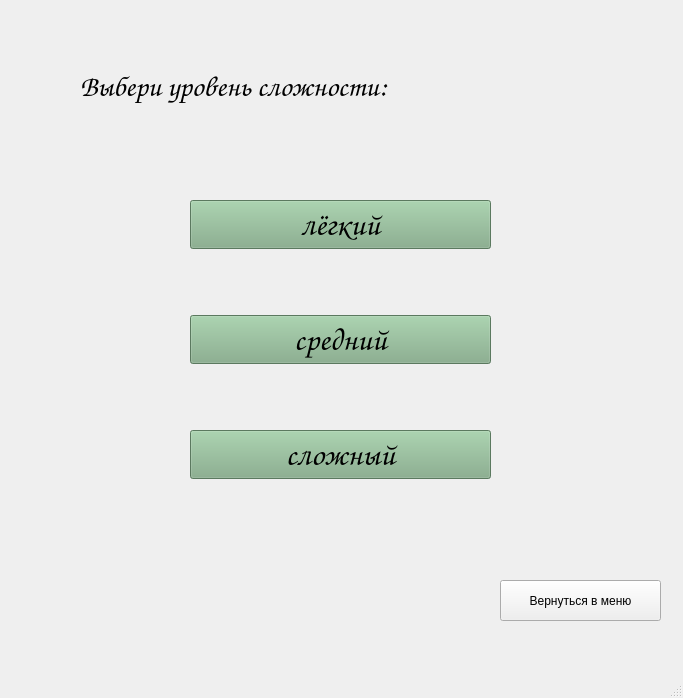
<?xml version="1.0" encoding="UTF-8"?>
<ui version="4.0">
 <class>MainWindow</class>
 <widget class="QMainWindow" name="MainWindow">
  <property name="geometry">
   <rect>
    <x>0</x>
    <y>0</y>
    <width>683</width>
    <height>698</height>
   </rect>
  </property>
  <property name="windowTitle">
   <string>ClickME</string>
  </property>
  <widget class="QWidget" name="centralwidget">
   <widget class="QLabel" name="label">
    <property name="geometry">
     <rect>
      <x>0</x>
      <y>0</y>
      <width>691</width>
      <height>651</height>
     </rect>
    </property>
    <property name="text">
     <string/>
    </property>
    <property name="pixmap">
     <pixmap>2.jpg</pixmap>
    </property>
   </widget>
   <widget class="QWidget" name="verticalLayoutWidget">
    <property name="geometry">
     <rect>
      <x>190</x>
      <y>140</y>
      <width>301</width>
      <height>401</height>
     </rect>
    </property>
    <layout class="QVBoxLayout" name="verticalLayout">
     <item>
      <widget class="QPushButton" name="EasyButton">
       <property name="font">
        <font>
         <family>Comic Sans MS</family>
         <pointsize>24</pointsize>
         <weight>50</weight>
         <italic>false</italic>
         <bold>false</bold>
        </font>
       </property>
       <property name="styleSheet">
        <string notr="true">background-color:rgb(127, 170, 133)

</string>
       </property>
       <property name="text">
        <string>лёгкий</string>
       </property>
      </widget>
     </item>
     <item>
      <widget class="QPushButton" name="NormalButton">
       <property name="font">
        <font>
         <family>Comic Sans MS</family>
         <pointsize>24</pointsize>
         <weight>50</weight>
         <italic>false</italic>
         <bold>false</bold>
        </font>
       </property>
       <property name="styleSheet">
        <string notr="true">background-color:rgb(127, 170, 133)

</string>
       </property>
       <property name="text">
        <string>средний</string>
       </property>
      </widget>
     </item>
     <item>
      <widget class="QPushButton" name="HardButton">
       <property name="font">
        <font>
         <family>Comic Sans MS</family>
         <pointsize>24</pointsize>
         <weight>50</weight>
         <italic>false</italic>
         <bold>false</bold>
        </font>
       </property>
       <property name="styleSheet">
        <string notr="true">background-color:rgb(127, 170, 133)

</string>
       </property>
       <property name="text">
        <string>сложный</string>
       </property>
      </widget>
     </item>
    </layout>
   </widget>
   <widget class="QLabel" name="label_3">
    <property name="geometry">
     <rect>
      <x>80</x>
      <y>66</y>
      <width>501</width>
      <height>41</height>
     </rect>
    </property>
    <property name="font">
     <font>
      <family>Comic Sans MS</family>
      <pointsize>22</pointsize>
     </font>
    </property>
    <property name="text">
     <string>Выбери уровень сложности: </string>
    </property>
   </widget>
   <widget class="QPushButton" name="returnToMenu">
    <property name="geometry">
     <rect>
      <x>500</x>
      <y>580</y>
      <width>161</width>
      <height>41</height>
     </rect>
    </property>
    <property name="font">
     <font>
      <pointsize>9</pointsize>
     </font>
    </property>
    <property name="text">
     <string>Вернуться в меню</string>
    </property>
   </widget>
  </widget>
  <widget class="QMenuBar" name="menubar">
   <property name="geometry">
    <rect>
     <x>0</x>
     <y>0</y>
     <width>683</width>
     <height>26</height>
    </rect>
   </property>
  </widget>
  <widget class="QStatusBar" name="statusbar"/>
 </widget>
 <resources/>
 <connections/>
</ui>
